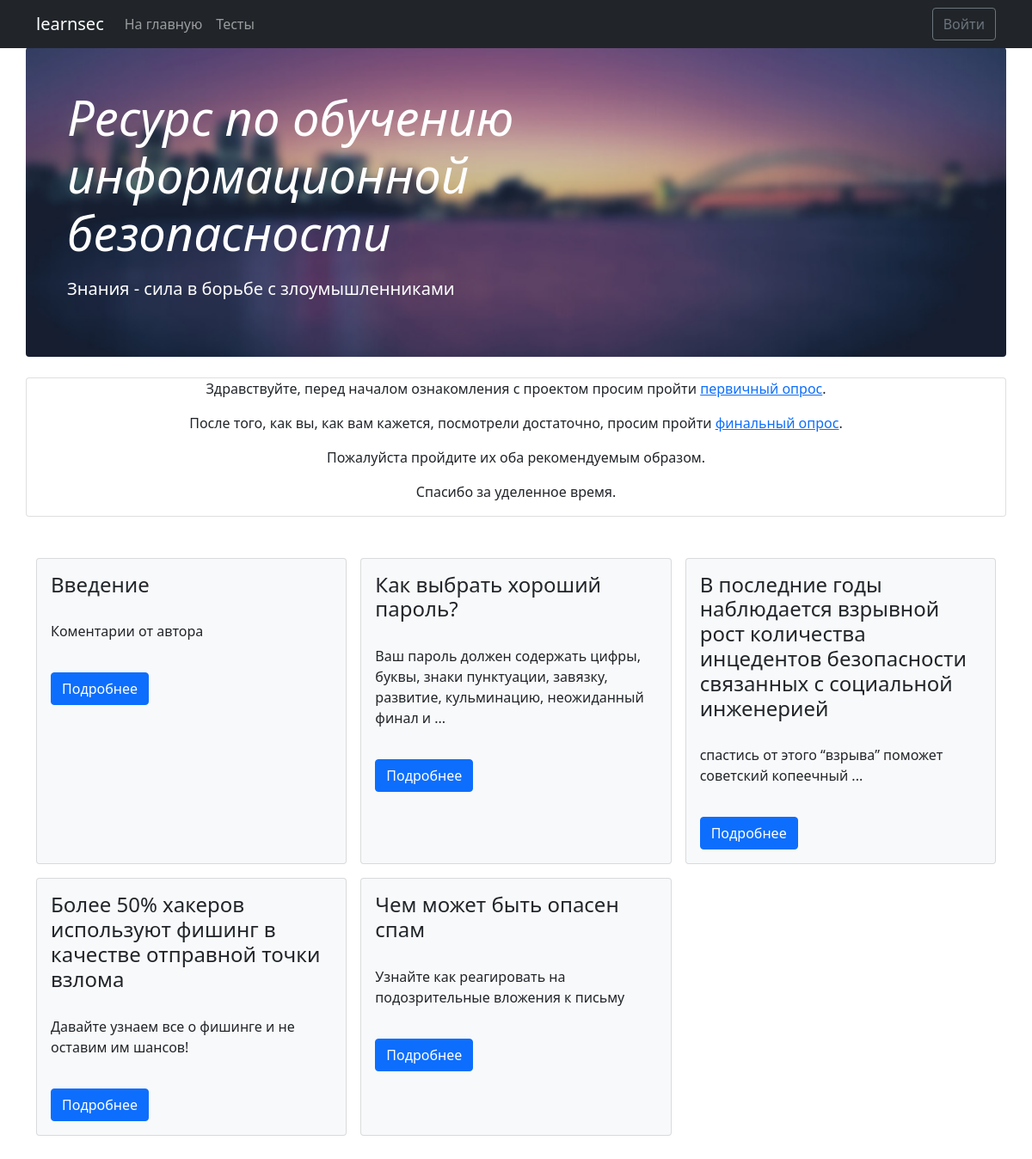
The page / on the database its author committed.
### mainapp/models.py (models this page shows, shortened)
class Card(models.Model):
    image = ThumbnailerImageField(
        upload_to='card_img/', verbose_name="Картинка карточки", blank=True, null=True)
    title = models.CharField(max_length=256, verbose_name="Заголовок")
    text = models.CharField(max_length=512, verbose_name="Текст карточки")
    order = models.IntegerField(verbose_name="Порядковый номер карточки", default=1000)
    topic = models.OneToOneField("Topic", on_delete=models.CASCADE)
    def get_absolute_url(self):
        return reverse('Education', args=[self.topic_id])

### mainapp/views.py (the view)
# urls.py: 2. Add a URL to urlpatterns:  path('', Home.as_view(), name='home')
class Home(ListView):
    model = Card
    template_name = 'mainapp/index.html'
    def get_context_data(self, **kwargs):
        context = super().get_context_data(**kwargs)
        context["object_list"] = Card.objects.all().order_by('order')
        return context

### mainapp/templates/mainapp/index.html (shortened to what this page needs)
{%extends 'mainapp/base.html'%}
    {%block content%}
    <main class="main-content">
        <section>
            <div id="main-banner" class="container p-4 p-md-5 mb-4 text-white rounded">
                <div class="col-md-6 px-0">
                    <h2 class="display-4 fst-italic">Ресурс по обучению информационной безопасности</h2>
                    <p class="lead my-3">Знания - сила в борьбе с злоумышленниками</p>
                </div>
            </div>
        </section>
        <section>
            <div class="container card">
                <p class="text-center">Здравствуйте, перед началом ознакомления с проектом просим пройти <a href="https://docs.google.com/forms/d/e/1FAIpQLScmUBKEwmm0K3a3Ju--K6xoZei94f4dtQkcb7qf9GUkQ5L6fw/viewform" target="_blank">первичный опрос</a>.</p>
                <p class="text-center">После того, как вы, как вам кажется, посмотрели достаточно, просим пройти <a href="https://docs.google.com/forms/d/e/1FAIpQLSefJwmsyhgy4Bz_6BWSFMvARjVKOvJRtozpGr4BbCTfI-d5tg/viewform" target="_blank">финальный опрос</a>.</p>
                <p class="text-center">Пожалуйста пройдите их оба рекомендуемым образом.</p>
                <p class="text-center">Спасибо за уделенное время.</p>
            </div>
        </section>
        <section>
        <div class="album py-5">
            <div class="container">
                <div class="row row-cols-1 row-cols-sm-2 row-cols-md-3 g-3">
                {% for card in object_list %}
                    <div class="col">
                        <div class="card h-100 bg-light">
                                <div class="card-body">
                                    <h4 class="card_title">{{ card.title }}</h4>
                                    <p class="card-text">{{card.text}}</p>
                                    <a href="{{card.get_absolute_url}}" class="btn btn-primary">Подробнее</a>
                                </div>
                        </div>
                    </div>
                {% endfor %}
                </div>
            </div>
        </div>
        </section>
    </main>
    {%endblock%}

### mainapp/templates/mainapp/base.html (shortened to what this page needs)
{% load static %}
<!DOCTYPE HTML>
<html xmlns="http://www.w3.org/1999/html">
    <head>
        <link rel="stylesheet" href="{% static 'style.css' %}">
        <link href="https://cdn.jsdelivr.net/npm/bootstrap@5.0.0-beta2/dist/css/bootstrap.min.css" rel="stylesheet">
    </head>
    <body>
        <header>
            <nav class="navbar navbar-expand-md navbar-dark bg-dark fixed-top">
                <div class="container">
                    <a class="navbar-brand" href="/">learnsec</a>
                    <div id="navbarCollapse" class="collapse navbar-collapse">
                        <ul class="navbar-nav me-auto mb-2 mb-md-0" ">
                            <li class="nav-item">
                            <a class="nav-link" href="/">На главную</a>
                            </li>
                            <li class="nav-item">
                            <a class="nav-link" href="/test/">Тесты</a>
                            </li>
                        </ul>
                        <div class="auth">
                            <form action="/accounts/login/" method="GET">
                                <button type="submit" class="btn btn-outline-secondary">Войти</button>
                            </form>
                        </div>
                        </div>
                    </div>
            </nav>
        </header>
            {%block content%}
            {%endblock content%}

### mainapp/static/style.css (style rules this page uses)
.main-content { margin-top: 55px; }
.card-text { max-width: 700px; padding: 20px 0; }
#main-banner { background-image: url('/media/banner.png'); background-repeat: no-repeat; background-size:cover; }

### rows shown on the page
Card: title "Введение", text "Коментарии от автора"
Card: title "Как выбрать хороший пароль?", text "Ваш пароль должен содержать цифры, буквы, знаки пунктуации, завязку, развитие, кульминацию, неожиданный финал и ..."
Card: title "В последние годы наблюдается взрывной рост количества инцедентов безопасности связанных с социальной инженерией", text "спастись от этого “взрыва” поможет советский копеечный ..."
Card: title "Более 50% хакеров используют фишинг в качестве отправной точки взлома", text "Давайте узнаем все о фишинге и не оставим им шансов!"
Card: title "Чем может быть опасен спам", text "Узнайте как реагировать на подозрительные вложения к письму"
